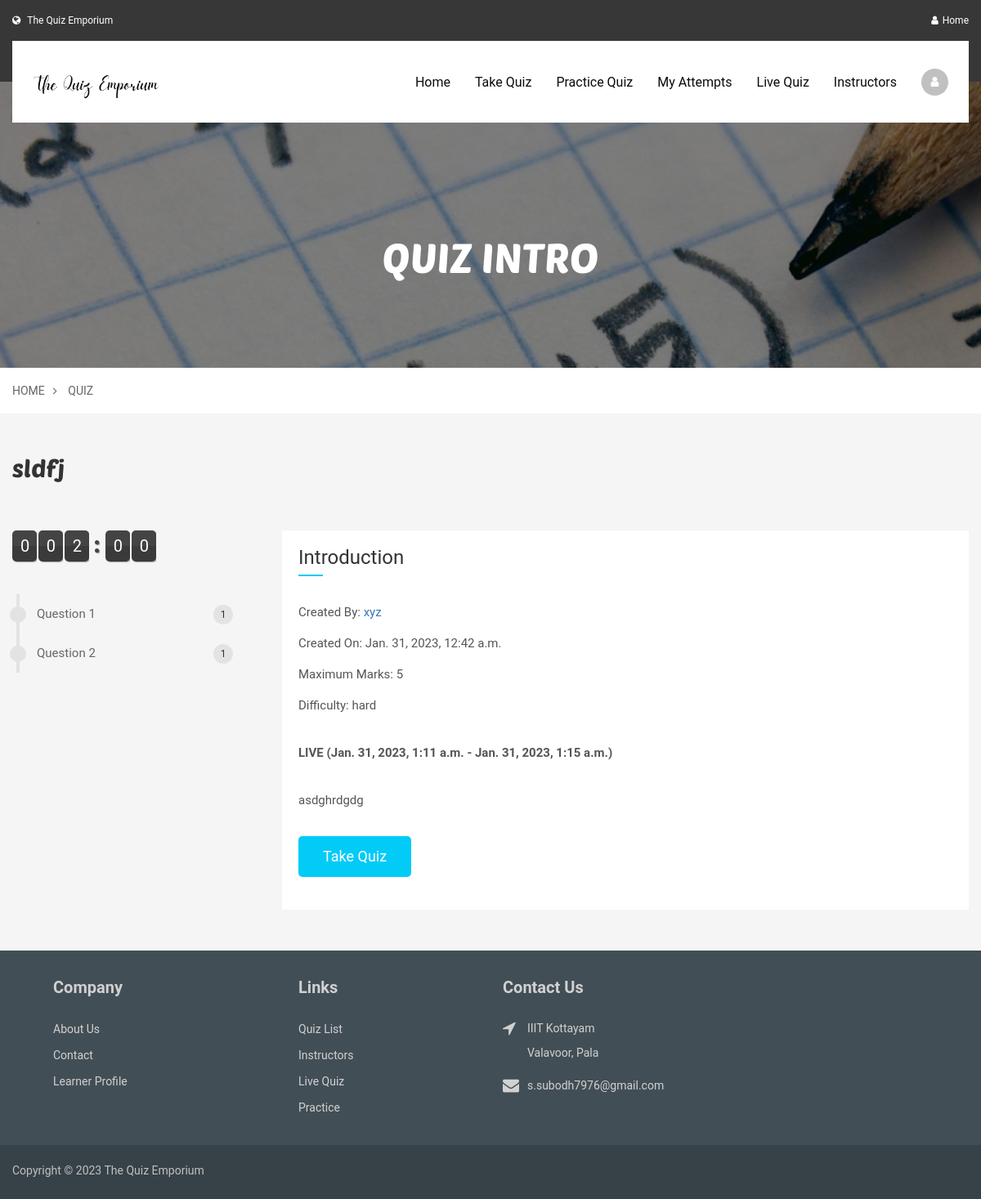
/learner/take-quiz?quiz_id=3a8f1cf6-da5c-4fa9-a205-49912c7c5610 (signed in), run on the app's committed database.
### instructor/models.py (models this page shows, shortened)
class QuizPost(models.Model):
    id = models.UUIDField(primary_key=True, default=uuid.uuid4)
    user = models.CharField(max_length=100)
    number = models.IntegerField()
    time_allot = models.IntegerField()
    tags = models.CharField(max_length=150)
    created_at = models.DateTimeField(default=datetime.now)
    title = models.TextField(max_length=100)
    total_marks = models.IntegerField(default=100)
    attempt_count = models.IntegerField(default=0)
    difficulty = models.TextField(default='easy')
    live = models.BooleanField(default=False)
    description = models.TextField(default=None)

class LiveTime(models.Model):
    id = models.CharField(primary_key=True, max_length=100)
    start_time = models.DateTimeField(default=None)
    close_time = models.DateTimeField(default=None)

### student/views.py (the view, shortened to what this page needs)
# urls.py: path('take-quiz', views.take_quiz, name='take-quiz'),
@user_passes_test(learner_check, login_url='/learner/signin')
def take_quiz(response):
    quiz_id = response.GET.get('quiz_id')
    quiz_model = QuizPost.objects.get(id=quiz_id)
    time_allot = quiz_model.time_allot
    ls = []
    for _ in range(3):
        ls.append(int(time_allot % 10))
        time_allot = time_allot // 10
    if quiz_model.live:
        model = LiveTime.objects.get(id=quiz_id)
    else:
        model = None
    return render(response, 'learner/quiz-intro.html',
                  {'model': quiz_model, 'count': range(1, quiz_model.number + 1), 't': ls, 'live': model})

### student/views.py (called while the page is built)
def learner_check(user):
    if user.id:
        if LearnerProfile.objects.filter(user=user).exists():
            return True
        else:
            return False
    return False

### student/templates/learner/quiz-intro.html (shortened to what this page needs)
{% extends 'learner/base.html' %}
{% load static %}
{% block content %}
<section class="banner inner-page">
        	<div class="banner-img"><img src="{% static 'images/banner/quiz.jpg' %}" alt=""></div>
            <div class="page-title">
	            <div class="container">
                    <h1>Quiz Intro</h1>
                </div>
            </div>
        </section>
        <section class="breadcrumb white-bg">
        	<div class="container">
            	<ul>
                	<li><a href="/learner">Home</a></li>
                    <li><a href="/learner/all-quiz">Quiz</a></li>
                </ul>
            </div>
        </section>
        <section class="quiz-view">
        	<div class="container">
                <div class="quiz-title">
                    <h2>{{ model.title }}</h2>
                </div>
                <div class="row">
                  <div class="col-sm-4 col-md-3">
                    	<div id="countdown" class="countdownHolder">
                            <span class="countMinutes">
                                <span class="position">
                                    <span class="digit static" id="m-100">{{ t.2 }}</span>
                                </span>
                                <span class="position">
                                    <span class="digit static" id="m-10">{{ t.1 }}</span>
                                </span>
                                <span class="position">
                                    <span class="digit static" id="m-1">{{ t.0 }}</span>
                                </span>
                            </span>
                            <span class="countDiv"></span>
                            <span class="countSeconds">
                                <span class="position">
                                    <span class="digit static">0</span>
                                </span>
                                <span class="position">
                                    <span class="digit static">0</span>
                                </span>
                            </span>
                        </div>
                        <div class="qustion-list">
                            {% for i in count %}
                        	<div class="qustion-slide">
                            	<div class="qustion-number">Question {{ i }}</div>
                            	<span>1</span>
                            </div>
                            {% endfor %}
                        </div>
                    </div>
                    <div class="col-sm-8 col-md-9">
                    	<div class="quiz-intro">
                        	<h3>Introduction</h3>
                            <p>Created By: <a href="/learner/instructor-profile?user={{ model.user }}">{{ model.user }}</a></p>
                            <p>Created On: {{ model.created_at }}</p>
                            <p>Maximum Marks: {{ model.total_marks }}</p>
                            <p>Difficulty: {{ model.difficulty }}</p>
                            <br>
                            {% if model.live %}
                            <p><b>LIVE ({{ live.start_time }} - {{ live.close_time }})</b></p><br>
                            {% endif %}
                            <p>{{ model.description }}</p>
                            <form id="form-id" method="POST" action="">
                            <div class="start-btn">
                                <button type="submit" class="btn" name="take" value="Take Quiz">Take Quiz</button>
                            </div>
                                </form>
                        </div>
                    </div>
                </div>
            </div>
        </section>
{% endblock %}

### data on the page
QuizPost: title "sldfj", user "xyz", created_at "Jan. 31, 2023, 12:42 a.m.", total_marks "5", difficulty "hard", description "asdghrdgdg"
LiveTime: start_time "Jan. 31, 2023, 1:11 a.m.", close_time "Jan. 31, 2023, 1:15 a.m."

### other printed values
{{ t.2 }} "0"
{{ t.1 }} "0"
{{ t.0 }} "2"
{{ i }} "1" "2"
